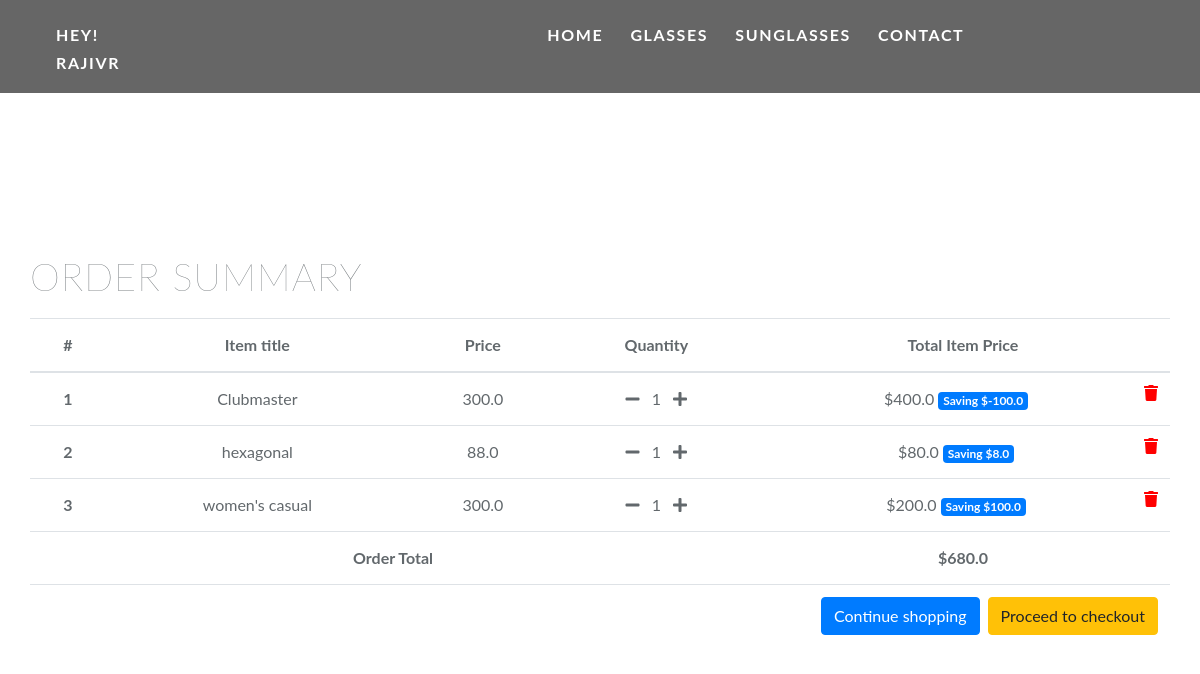
The page /order-summary/ (signed in) on the database its author committed.
### core/models.py (models this page shows, shortened)
class OrderItem(models.Model):
    user = models.ForeignKey(settings.AUTH_USER_MODEL,
                             on_delete=models.CASCADE)
    ordered = models.BooleanField(default=False)
    item = models.ForeignKey(Item, on_delete=models.CASCADE)
    quantity = models.IntegerField(default=1)
    def get_total_item_price(self):
        return self.quantity * self.item.price
    def get_total_discount_item_price(self):
        return self.quantity * self.item.discount_price
    def get_amount_saved(self):
        return self.get_total_item_price() - self.get_total_discount_item_price()
    def get_final_price(self):
        if self.item.discount_price:
            return self.get_total_discount_item_price()
        return self.get_total_item_price()

class Item(models.Model):
    title = models.CharField(max_length=100)
    price = models.FloatField()
    discount_price = models.FloatField(blank=True, null=True)
    category = models.CharField(choices=CATEGORY_CHOICES, max_length=2)
    label = models.CharField(choices=LABEL_CHOICES, max_length=1)
    slug = models.SlugField()
    description = models.TextField()
    image = models.ImageField()

class Order(models.Model):
    user = models.ForeignKey(settings.AUTH_USER_MODEL,
                             on_delete=models.CASCADE)
    ref_code = models.CharField(max_length=20, blank=True, null=True)
    items = models.ManyToManyField(OrderItem)
    start_date = models.DateTimeField(auto_now_add=True)
    ordered_date = models.DateTimeField()
    ordered = models.BooleanField(default=False)
    shipping_address = models.ForeignKey(
        'Address', related_name='shipping_address', on_delete=models.SET_NULL, blank=True, null=True)
    billing_address = models.ForeignKey(
        'Address', related_name='billing_address', on_delete=models.SET_NULL, blank=True, null=True)
    payment = models.ForeignKey(
        'Payment', on_delete=models.SET_NULL, blank=True, null=True)
    coupon = models.ForeignKey(
        'Coupon', on_delete=models.SET_NULL, blank=True, null=True)
    being_delivered = models.BooleanField(default=False)
    received = models.BooleanField(default=False)
    refund_requested = models.BooleanField(default=False)
    refund_granted = models.BooleanField(default=False)
    '''
    1. Item added to cart
    2. Adding a billing address
    (Failed checkout)
    3. Payment
    (Preprocessing, processing, packaging etc.)
    4. Being delivered
    5. Received
    6. Refunds
    '''
    def get_total(self):
        total = 0
        for order_item in self.items.all():
            total += order_item.get_final_price()
        if self.coupon:
            total -= self.coupon.amount
        return total

### core/views.py (the view)
# urls.py: path('order-summary/', OrderSummaryView.as_view(), name='order-summary'),
class OrderSummaryView(LoginRequiredMixin, View):
    def get(self, *args, **kwargs):
        try:
            order = Order.objects.get(user=self.request.user, ordered=False)
            context = {
                'object': order
            }
            return render(self.request, 'order_summary.html', context)
        except ObjectDoesNotExist:
            messages.warning(self.request, "You do not have an active order")
            return redirect("/")

### core/templatetags/cart_template_tags.py (called while the page is built)
@register.filter
def cart_item_count(user):
    if user.is_authenticated:
        qs = Order.objects.filter(user=user, ordered=False)
        if qs.exists():
            return qs[0].items.count()
    return 0

### templates/order_summary.html (shortened to what this page needs)
{% extends "base.html" %}
{% block content %}
<main>
    <div class="container" style="padding-top: 250px !important;">
        <div class="table-responsive text-nowrap">
            <h2>Order Summary</h2>
            <table class="table">
                <thead>
                    <tr>
                        <th scope="col">#</th>
                        <th scope="col">Item title</th>
                        <th scope="col">Price</th>
                        <th scope="col">Quantity</th>
                        <th scope="col">Total Item Price</th>
                    </tr>
                </thead>
                <tbody>
                    {% for order_item in object.items.all %}
                    <tr>
                        <th scope="row">{{ forloop.counter }}</th>
                        <td>{{ order_item.item.title }}</td>
                        <td>{{ order_item.item.price }}</td>
                        <td>
                            <a href="{% url 'core:remove-single-item-from-cart' order_item.item.slug %}"><i
                                    class="fas fa-minus mr-2"></i></a>
                            {{ order_item.quantity }}
                            <a href="{% url 'core:add-to-cart' order_item.item.slug %}"><i
                                    class="fas fa-plus ml-2"></i></a>
                        </td>
                        <td>
                            {% if order_item.item.discount_price %}
                            ${{ order_item.get_total_discount_item_price }}
                            <span class="badge badge-primary">Saving ${{ order_item.get_amount_saved }}</span>
                            {% else %}
                            ${{ order_item.get_total_item_price }}
                            {% endif %}
                            <a style='color: red;' href="{% url 'core:remove-from-cart' order_item.item.slug %}">
                                <i class="fas fa-trash float-right"></i>
                            </a>
                        </td>
                    </tr>
                    {% endfor %}
                    {% if object.get_total %}
                    <tr>
                        <td colspan="4"><b>Order Total</b></td>
                        <td><b>${{ object.get_total }}</b></td>
                    </tr>
                    <tr>
                        <td colspan="5">
                            <a class='btn btn-warning float-right ml-2' href='/checkout/'>Proceed to checkout</a>
                            <a class='btn btn-primary float-right' href='/'>Continue shopping</a>
                        </td>
                    </tr>
                    {% endif %}
                </tbody>
            </table>
        </div>
    </div>
</main>
{% endblock content %}

### templates/base.html (shortened to what this page needs)
{% load static %}
<!DOCTYPE html>
<html lang="en">
<head>
  <link rel="stylesheet" href="https://use.fontawesome.com/releases/v5.8.1/css/all.css">
  <link href="{% static 'css/bootstrap.min.css' %}" rel="stylesheet">
  <link href="{% static 'css/style.css' %}" rel="stylesheet">
  <link href="{% static 'css/grid.css' %}" rel="stylesheet">
  <link href="{% static 'css/fixed.css' %}" rel="stylesheet">
  <link href="{% static 'css/Contact.css' %}" rel="stylesheet">
  {% include "navbar.html" %}
<body data-spy="scroll" data-target="#navbarResponsive">
  {% block content %}
  {% endblock content %}
</body>
</html>

### templates/navbar.html (shortened to what this page needs)
{% load cart_template_tags %}
<div id="home">
  <nav class="navbar navbar-expand-md navbar-dark bg-dark fixed-top">
    <div class="collapse navbar-collapse" id="navbarSupportedContent">
      <ul class="navbar-nav nav-flex-icons ">
        <li class="nav-item">
          <a class="nav-link scroll">Hey! {{ request.user }}</a>
        </li>
        <li class="nav-item" style="padding-left: 400px;">
          <a class="nav-link scroll" href="#home">Home</a>
        </li>
        <li class="nav-item">
          <a class="nav-link scroll" href="#glasses">Glasses</a>
        </li>
        <li class="nav-item">
          <a class="nav-link scroll" href="#sunglasses">Sunglasses</a>
        </li>
        <li class="nav-item">
          <a class="nav-link scroll" style="padding-right: 400px;" href="#contact">Contact</a>
        </li>
      </ul>
    </div>
  </nav>
</div>

### templates/scripts.html (shortened to what this page needs)
{% load static %}

### static_in_env/css/style.css (style rules this page uses)
body { overflow-x: hidden; font-family: 'Quicksand', sans-serif; background-color: white !important; background-position: center; background-repeat: no-repeat; background-size: cover; }
.navbar { text-transform: uppercase; font-weight: 700; font-size: 1rem; letter-spacing: 0.1rem; background-color: rgb(0,0,0,0.6)!important; padding-right: 30px; text-decoration: none!important; }
.navbar-nav li { padding-right: 0.7rem; }
.navbar-dark .navbar-nav .nav-link { color: white; padding-top: 0.8rem; }

### static_in_env/css/fixed.css (style rules this page uses)
.fixed-top { -webkit-backface-visibility: hidden; }

### static_in_env/css/Contact.css (style rules this page uses)
body { -webkit-font-smoothing: antialiased; text-rendering: optimizeLegibility; font-family: 'Lato', sans-serif; letter-spacing: 0px; font-size: 16px; color: #62686c; font-weight: 400; line-height: 28px; }
h1, h2, h3, h4, h5, h6 { font-weight: 30; margin: 0px 0px 15px 0px; font-family: 'Lato', sans-serif; }
h2 { font-size: 38px; }
a { text-decoration: none; color: #62686c; -webkit-transition: all 0.3s; -moz-transition: all 0.3s; transition: all 0.3s; }

### rows shown on the page
OrderItem: item "Clubmaster", item.price "300.0", quantity "1", get_total_discount_item_price "400.0", get_amount_saved "-100.0"
OrderItem: item "hexagonal", item.price "88.0", quantity "1", get_total_discount_item_price "80.0", get_amount_saved "8.0"
OrderItem: item "women's casual", item.price "300.0", quantity "1", get_total_discount_item_price "200.0", get_amount_saved "100.0"
Order: get_total "680.0"

### other values the page prints
{{ request.user }} "RAJIVR"
